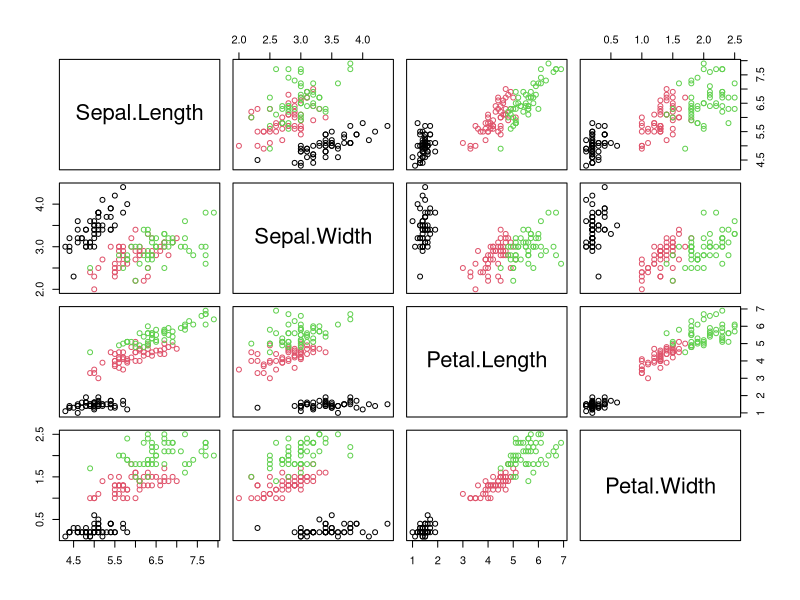
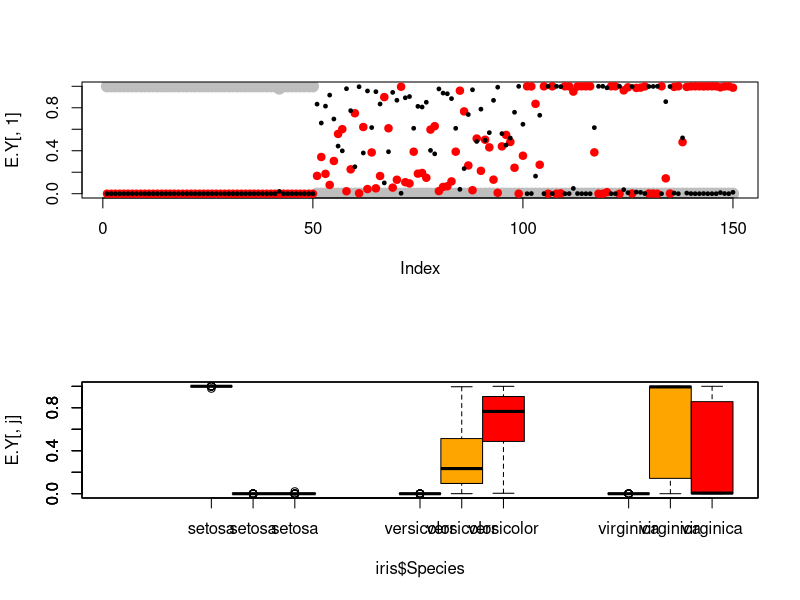

Source code (R) for these figures, in order:
# Mixture of k multivarite normal distributions
# by EM algorithm

library(mvtnorm)

# iris data
?iris
head(iris)
plot(iris[,1:4],col=iris[,5])

k <- 3 # k is assume to b known

# observed data
x <- iris[,1:4]
n <- dim(x)[1]
d <- dim(x)[2]

# 
max.iter <- 40
eps.mu <- 1e-10
eps.Sigma <- 1e-10
eps.p <- 1e-10
eps.ll <- 1e-10

# initial parameters
p.0 <- rep(1/k,k)
#mu <- vector("list",k)
#mu.0 <- array(0,dim=c(d,k))
mu.0 <- t(x[sample(1:n,k),])
#Sigma <- vector("list",k)
Sigma.0 <- array(0,dim=c(d,d,k))

for (j in (1:k)) Sigma.0[,,j] <- var(x)

iter <- 0 

ll.EY.0 <- sapply(1:k,function(j,x,mu,Sigma,p){
  p[j]*dmvnorm(x,mean=mu[,j],sigma=Sigma[,,j])
},x,mu.0,Sigma.0,p.0)
ll.0 <- log(prod( apply(ll.EY.0,1,sum)))
stop.criteria <- FALSE

print("  Iter       log.lik        p[1] to p[k]")

while (!stop.criteria){
  print( c( iter, ll.0, p.0) ) 
  iter <- iter+1
  # E step: Estimation
  k <- length(p.0)
  E.Y <- ll.EY.0 / apply(ll.EY.0,1,sum)  
  # M step: Maximization
  p.1 <- apply(E.Y,2,mean)
  mu.1 <- sapply(1:k,function(j,x,E.Y){
    apply(x*E.Y[,j],2,sum)/sum(E.Y[,j])
  },x,E.Y)
  Sigma.1 <- sapply(1:k,function(j,x,E.Y,mu){
    n <- dim(x)[1]
    d <- dim(x)[2]
    x.c <- as.matrix(x)-matrix(mu[,j],ncol=d,nrow=n,byrow=TRUE)
    t(x.c)%*%(x.c*E.Y[,j])/sum(E.Y[,j])
  },x,E.Y,mu.1)
  Sigma.1 <- array(Sigma.1,dim=c(d,d,k))
  # Computing the log-likelihood value
  ll.EY.1 <- sapply(1:k,function(j,x,mu,Sigma,p){
    p[j]*dmvnorm(x,mean=mu[,j],sigma=Sigma[,,j])
  },x,mu.1,Sigma.1,p.1)
  ll.1 <- log(prod( apply(ll.EY.1,1,sum)))
  # checking stopping criteria
  stop.criteria <- (
    (iter==max.iter) |
    (sum((mu.1-mu.0)^2)/prod(dim(mu.1)) <=  eps.mu) |
    (sum((Sigma.1-Sigma.0)^2)/prod(dim(Sigma.1)) <=  eps.Sigma) |
    (sum((p.1-p.0)^2)/length(p.1) <=  eps.p) |
    ((ll.1-ll.0)^2 <= eps.ll)
  )
  if (!stop.criteria){
    mu.0 <- mu.1
    Sigma.0 <- Sigma.1
    p.0 <- p.1
    ll.EY.0 <- ll.EY.1
    ll.0 <- ll.1
  }
}

print( c( iter, ll.1, p.1) ) 

# output 

pred.class <- apply(E.Y,1,function(a){which.max(a)})
print(table(iris$Species,pred.class))

op <- par(mfrow=c(2,1))
plot(E.Y[,1],col="grey",pch=19,cex=1.5)
points(E.Y[,2],col="red",pch=19,cex=1)
points(E.Y[,3],col="black",pch=19,cex=.5)

add.bp <- c(F,T,T)
col.bp <- c("yellow","orange","red")
for (j in 1:3){
  boxplot(E.Y[,j]~iris$Species, 
          boxwex =.2, at=1:3 + .2*(j-2), 
          col=col.bp[j], add=add.bp[j])
}
par(op)

# library(compositions)
# plot(acomp(E.Y),col=iris$Species)
